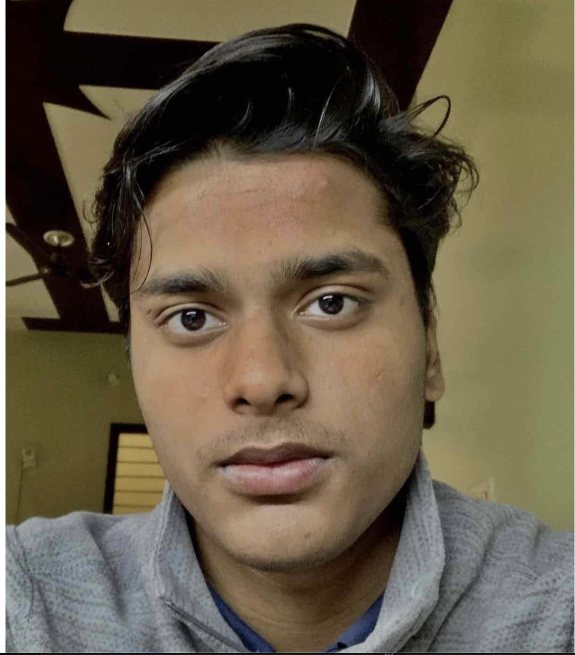
#> input picture datasets/test_images/image.png, 1150 x 1310 px (shown at 1/2 size)
$ python -i local_clue_service.py   (imports and definitions only)
#> lines starting #> are read from the running program, lines starting #| are printed output that depends on the picture
#> further down, picture is the input picture: PIL image 1150x1310 RGBA; mean R, G, B, A 103.2, 92.3, 72.4, 255
"""Local visual clues for GeoTrace without commercial provider APIs."""

from __future__ import annotations

import json
import statistics
import subprocess
import tempfile
import threading
from pathlib import Path
from typing import Any

from PIL import Image, ImageFilter, ImageStat


OCR_SCRIPT = Path(__file__).with_name("vision_ocr.swift")
OCR_BINARY = Path(tempfile.gettempdir()) / "geotrace-vision-ocr"
_OCR_BUILD_LOCK = threading.Lock()
INDIAN_SCRIPT_RANGES = {
    "Devanagari": (0x0900, 0x097F),
    "Bengali-Assamese": (0x0980, 0x09FF),
    "Gurmukhi": (0x0A00, 0x0A7F),
    "Gujarati": (0x0A80, 0x0AFF),
    "Odia": (0x0B00, 0x0B7F),
    "Tamil": (0x0B80, 0x0BFF),
    "Telugu": (0x0C00, 0x0C7F),
    "Kannada": (0x0C80, 0x0CFF),
    "Malayalam": (0x0D00, 0x0D7F),
}


# [10 lines left out: function detect_indian_scripts, not called in this run]


def _average_hash(image: Image.Image, size: int = 8) -> str:
    grayscale = image.convert("L").resize((size, size))
    pixels = list(grayscale.getdata())
    average = statistics.fmean(pixels)
    bits = "".join("1" if pixel >= average else "0" for pixel in pixels)
    return f"{int(bits, 2):0{size * size // 4}x}"


def _image_characteristics(image: Image.Image) -> dict:
    rgb = image.convert("RGB")
    reduced = rgb.copy()
    reduced.thumbnail((512, 512))
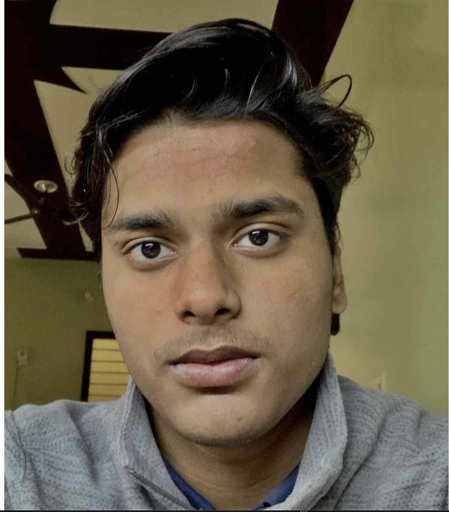
#> reduced: PIL image 449x512 RGB; mean R, G, B 103.2, 92.3, 72.4
    stat = ImageStat.Stat(reduced)
    brightness = sum(stat.mean) / 3
#> brightness = 89.29
    contrast = sum(stat.stddev) / 3
#> contrast = 51.1
    edges = reduced.convert("L").filter(ImageFilter.FIND_EDGES)
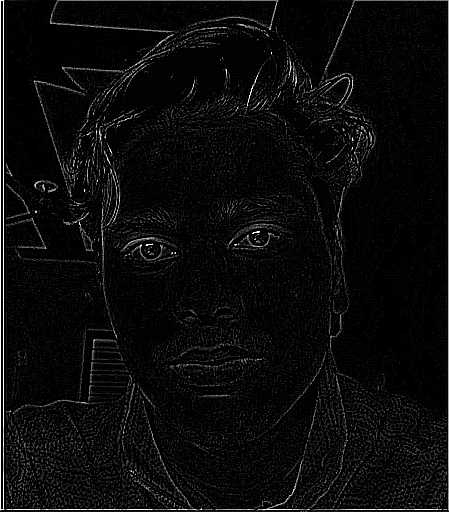
#> edges: PIL image 449x512 L; min 0, max 255, mean 10.9
    edge_density = ImageStat.Stat(edges).mean[0] / 255
#> edge_density = 0.0429
    width, height = image.size
#> width = 1150; height = 1310
    return {
        "width": width,
        "height": height,
        "aspect_ratio": round(width / height, 4) if height else None,
        "brightness": round(brightness / 255, 4),
        "contrast": round(contrast / 255, 4),
        "edge_density": round(edge_density, 4),
        "average_rgb": [round(value, 2) for value in stat.mean],
        "perceptual_average_hash": _average_hash(reduced),
    }
#> in _average_hash, `pixels = list(grayscale.getdata())`: pixels = 64 values, max 142 at index 19, min 19 at index 10, mean 92.14
#> in _average_hash, `average = statistics.fmean(pixels)`: average = 92.14


# [72 lines left out: functions _ocr_binary, _recognize_text, extract_local_clues, not called in this run]

>>> from PIL import Image
>>> picture = Image.open('../../datasets/test_images/image.png')
>>> result = _image_characteristics(picture)
#> result = {'width': 1150, 'height': 1310, 'aspect_ratio': 0.878, 'brightness': 0.35, 'contrast': 0.2, 'edge_density': 0.0429, 'average_rgb': [103.2, 92.3, 72.41], 'perceptual_average_hash': '0303393b3f3ff3e7'}
